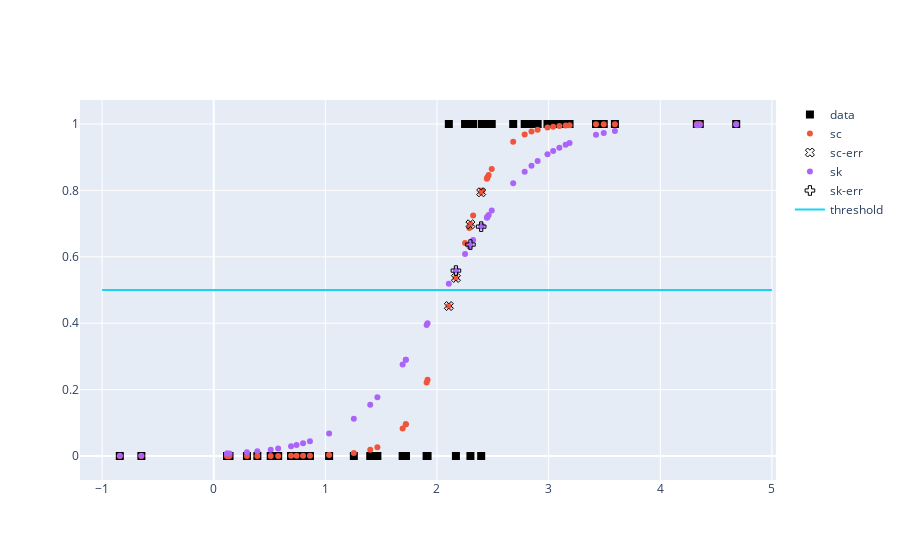

The cell this chart's notebook holds for it:
### Code cell
fig = go.Figure(layout=dict(height=800))

fig.add_trace(go.Scatter(x=x[:,0], y=y,mode='markers',marker_symbol='square',name='data',marker=dict(color='Black', size=8)))

fig.add_trace(go.Scatter(x=x[:,0], y=model.predict_prob(x),mode='markers',name='sc'))
fig.add_trace(go.Scatter(x=x[:,0][x_err1], y=model.predict_prob(x)[x_err1],marker_symbol='x',mode='markers',name='sc-err',marker=dict(color='rgba(135, 206, 250, 0)', size=8, line=dict(  color='Black',        width=1  ))))



fig.add_trace(go.Scatter(x=x[:,0], y=lrsk.predict_proba(x)[:,1],mode='markers',name='sk'))
fig.add_trace(go.Scatter(x=x[:,0][x_err2], y=lrsk.predict_proba(x)[:,1][x_err2],marker_symbol='cross',mode='markers',name='sk-err',marker=dict(color='rgba(135, 206, 250,0)', size=8, line=dict(  color='Black',        width=1  ))))

fig.add_trace(go.Scatter(x=[-1,5],y=[0.5,0.5],mode='lines',name='threshold'))
fig.show()

### Figure 1 — Plotly figure (JSON) as saved in the notebook; plotly's stock layout.template omitted (floating-point values rounded to 4 significant figures)
{"data": [{"marker": {"color": "Black", "size": 8, "symbol": "square"}, "mode": "markers", "name": "data", "type": "scatter", "x": [4.328, 0.1416, 1.721, 4.68, 2.251, -0.8412, 2.99, 2.29, 3.153, 0.1201, 1.907, 0.8621, 2.324, 2.902, 2.396, 2.786, 1.916, 2.683, 2.402, 0.5775, 3.424, 1.466, 3.188, 0.8005, 0.5106, 2.49, 2.299, 3.041, 2.463, 1.721, 2.453, 2.847, 0.2977, 1.402, 2.17, 3.096, 2.45, 1.034, 1.692, 3.494, 3.594, 2.106, 2.447, 0.1195, 4.354, 0.7421, -0.6481, 1.255, 0.6928, 0.391], "y": [1, 0, 0, 1, 1, 0, 1, 1, 1, 0, 0, 0, 1, 1, 0, 1, 0, 1, 1, 0, 1, 0, 1, 0, 0, 1, 0, 1, 1, 0, 1, 1, 0, 0, 0, 1, 1, 0, 0, 1, 1, 1, 1, 0, 1, 0, 0, 0, 0, 0]}, {"mode": "markers", "name": "sc", "type": "scatter", "x": [4.328, 0.1416, 1.721, 4.68, 2.251, -0.8412, 2.99, 2.29, 3.153, 0.1201, 1.907, 0.8621, 2.324, 2.902, 2.396, 2.786, 1.916, 2.683, 2.402, 0.5775, 3.424, 1.466, 3.188, 0.8005, 0.5106, 2.49, 2.299, 3.041, 2.463, 1.721, 2.453, 2.847, 0.2977, 1.402, 2.17, 3.096, 2.45, 1.034, 1.692, 3.494, 3.594, 2.106, 2.447, 0.1195, 4.354, 0.7421, -0.6481, 1.255, 0.6928, 0.391], "y": [1.0, 2.328e-05, 0.09571, 1.0, 0.6412, 1.234e-07, 0.9892, 0.6869, 0.9954, 2.076e-05, 0.2218, 0.001083, 0.7245, 0.9828, 0.7943, 0.9686, 0.2299, 0.9468, 0.7998, 0.0002377, 0.9989, 0.02646, 0.9962, 0.0007804, 0.0001665, 0.8647, 0.6978, 0.9917, 0.8467, 0.09544, 0.8396, 0.9771, 5.351e-05, 0.01893, 0.5362, 0.9938, 0.8377, 0.002701, 0.08316, 0.9993, 0.9996, 0.4517, 0.835, 2.069e-05, 1.0, 0.0005716, 3.455e-07, 0.008745, 0.0004395, 8.8e-05]}, {"marker": {"color": "rgba(135, 206, 250, 0)", "line": {"color": "Black", "width": 1}, "size": 8, "symbol": "x"}, "mode": "markers", "name": "sc-err", "type": "scatter", "visible": true, "x": [2.396, 2.299, 2.17, 2.106], "y": [0.7943, 0.6978, 0.5362, 0.4517]}, {"mode": "markers", "name": "sk", "type": "scatter", "visible": true, "x": [4.328, 0.1416, 1.721, 4.68, 2.251, -0.8412, 2.99, 2.29, 3.153, 0.1201, 1.907, 0.8621, 2.324, 2.902, 2.396, 2.786, 1.916, 2.683, 2.402, 0.5775, 3.424, 1.466, 3.188, 0.8005, 0.5106, 2.49, 2.299, 3.041, 2.463, 1.721, 2.453, 2.847, 0.2977, 1.402, 2.17, 3.096, 2.45, 1.034, 1.692, 3.494, 3.594, 2.106, 2.447, 0.1195, 4.354, 0.7421, -0.6481, 1.255, 0.6928, 0.391], "y": [0.9966, 0.007579, 0.2901, 0.9986, 0.6084, 0.0006416, 0.909, 0.6312, 0.9377, 0.007182, 0.3948, 0.0448, 0.6509, 0.8888, 0.6909, 0.8565, 0.4001, 0.8216, 0.6944, 0.02239, 0.9676, 0.1769, 0.9426, 0.03861, 0.01898, 0.7394, 0.6368, 0.919, 0.7259, 0.2898, 0.7208, 0.8743, 0.01119, 0.1545, 0.5584, 0.9288, 0.7194, 0.06741, 0.2753, 0.9726, 0.9786, 0.5187, 0.7176, 0.007171, 0.9968, 0.0335, 0.001043, 0.1121, 0.02971, 0.01411]}, {"marker": {"color": "rgba(135, 206, 250,0)", "line": {"color": "Black", "width": 1}, "size": 8, "symbol": "cross"}, "mode": "markers", "name": "sk-err", "type": "scatter", "visible": true, "x": [2.396, 2.299, 2.17], "y": [0.6909, 0.6368, 0.5584]}, {"mode": "lines", "name": "threshold", "type": "scatter", "x": [-1, 5], "y": [0.5, 0.5]}], "layout": {"autosize": true, "xaxis": {"autorange": true, "range": [-1.179, 5.018], "showspikes": true, "type": "linear"}, "yaxis": {"autorange": true, "range": [-0.06569, 1.066], "showspikes": true, "type": "linear"}}}
